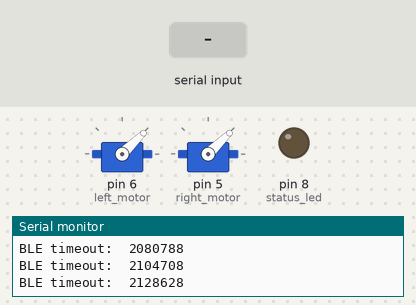
Simulated run of this sketch. Board: Arduino Uno, built with avr-gcc and run on an emulated ATmega328P. Parts: 2 × servo, output pins drawn as LEDs (lit = HIGH), the last lines printed to the serial monitor. The test bench sets the inputs (shaded band).

Above: at 2.2 s.
2.3 s: "90,45\n" received over the second serial link
At 2.8 s:
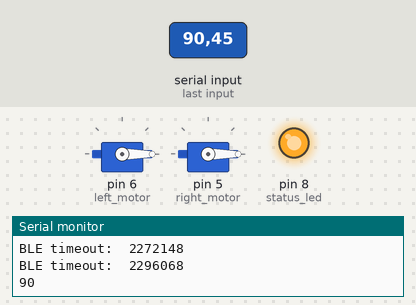
Timing chart, 0 to 5.3 s (numbered marks = the images above; inputs shaded):
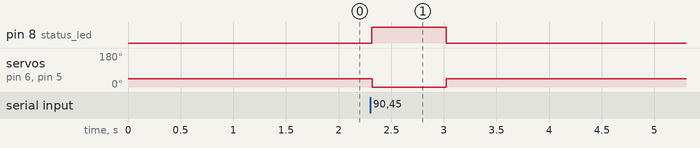

The sketch:

Receiver_actual.ino
```cpp
/* Padraig Lysandrou 2019 recever for Ebrd
 *
*/

#include <SoftwareSerial.h>
#include <Servo.h>


Servo left_motor;
Servo right_motor;
SoftwareSerial BLE(3, 2); // RX, TX
const int status_led = 8;
int throttle_value = 0;
const int min_PWM = 1000;
const int max_PWM = 1300;
const int left_motor_offset = 10;
const int right_motor_offset = 0;
String packet_RX = "";
unsigned int data;
unsigned long time_var = 0;

void setup() {
  // perform motor setup
  pinMode(status_led, OUTPUT);
  left_motor.attach(6);
  right_motor.attach(5);
  right_motor.writeMicroseconds(min_PWM);
  left_motor.writeMicroseconds(min_PWM);
  delay(1000);

  // Open serial communications and wait for port to open:
  Serial.begin(9600);
  while (!Serial) {;}
  Serial.println("Initializing Debug Serial Port");

  // setup the bluetooth device
  BLE.begin(9600);
  BLE.setTimeout(0);
}

void loop() {
  while(true){
    if(BLE.available()>0) {
      time_var = micros();
      packet_RX = BLE.readString();
      data = packet_RX.toInt();
      Serial.println(data);
      digitalWrite(status_led, HIGH);
      if(data == 0 || data < 1000 || data > max_PWM){
        right_motor.writeMicroseconds(min_PWM);
        left_motor.writeMicroseconds(min_PWM);
        BLE.write(10);
      }
      right_motor.writeMicroseconds(data + right_motor_offset);
      left_motor.writeMicroseconds(data + left_motor_offset);
      delay(100);
    }
    else if((micros() - time_var) >= 700000){
      Serial.print("BLE timeout:  ");
      Serial.println(micros() - time_var);
      right_motor.writeMicroseconds(min_PWM);
      left_motor.writeMicroseconds(min_PWM);
      digitalWrite(status_led, LOW);
      BLE.write(10);
    }
    else {}
    delay(10);
  }
}
```

Measured:
- after the input at 2.3 s, pin 8 (status_led): LOW → HIGH at once, → LOW 0.70 s later; servo on pin 6 (left_motor), servo on pin 5 (right_motor): 44° → 0° at once, → 44° 0.70 s later
